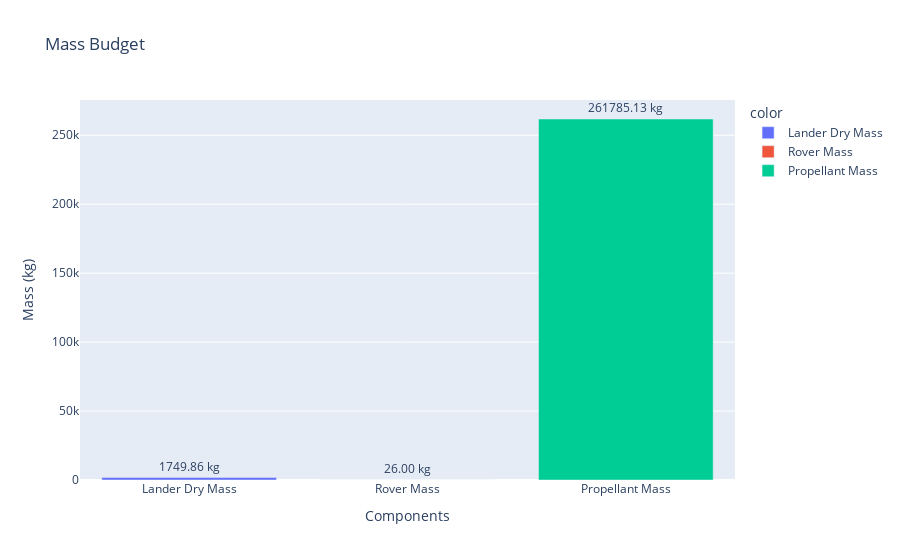

Notebook code cell kept with this figure:
### Code cell
import plotly.express as px

mass_labels = ['Lander Dry Mass', 'Rover Mass', 'Propellant Mass']
mass_values = [lander_dry_mass, rover_mass, propellant_mass_required]

mass_fig = px.bar(x=mass_labels, y=mass_values, color=mass_labels,
                  labels={'x': 'Components', 'y': 'Mass (kg)'},
                  title='Mass Budget')
mass_fig.update_traces(texttemplate='%{y:.2f} kg', textposition='outside')

mass_fig.show()

### Figure 1 — Plotly figure (JSON) as saved in the notebook; plotly's stock layout.template omitted (floating-point values rounded to 4 significant figures)
{"data": [{"alignmentgroup": "True", "hovertemplate": "color=Lander Dry Mass<br>Components=%{x}<br>Mass (kg)=%{y}<extra></extra>", "legendgroup": "Lander Dry Mass", "marker": {"color": "#636efa", "pattern": {"shape": ""}}, "name": "Lander Dry Mass", "offsetgroup": "Lander Dry Mass", "orientation": "v", "showlegend": true, "textposition": "outside", "texttemplate": "%{y:.2f} kg", "type": "bar", "x": ["Lander Dry Mass"], "xaxis": "x", "y": [1750.0], "yaxis": "y"}, {"alignmentgroup": "True", "hovertemplate": "color=Rover Mass<br>Components=%{x}<br>Mass (kg)=%{y}<extra></extra>", "legendgroup": "Rover Mass", "marker": {"color": "#EF553B", "pattern": {"shape": ""}}, "name": "Rover Mass", "offsetgroup": "Rover Mass", "orientation": "v", "showlegend": true, "textposition": "outside", "texttemplate": "%{y:.2f} kg", "type": "bar", "x": ["Rover Mass"], "xaxis": "x", "y": [26], "yaxis": "y"}, {"alignmentgroup": "True", "hovertemplate": "color=Propellant Mass<br>Components=%{x}<br>Mass (kg)=%{y}<extra></extra>", "legendgroup": "Propellant Mass", "marker": {"color": "#00cc96", "pattern": {"shape": ""}}, "name": "Propellant Mass", "offsetgroup": "Propellant Mass", "orientation": "v", "showlegend": true, "textposition": "outside", "texttemplate": "%{y:.2f} kg", "type": "bar", "x": ["Propellant Mass"], "xaxis": "x", "y": [261800.0], "yaxis": "y"}], "layout": {"barmode": "relative", "legend": {"title": {"text": "color"}, "tracegroupgap": 0}, "title": {"text": "Mass Budget"}, "xaxis": {"anchor": "y", "domain": [0, 1], "title": {"text": "Components"}}, "yaxis": {"anchor": "x", "domain": [0, 1], "title": {"text": "Mass (kg)"}}}}
